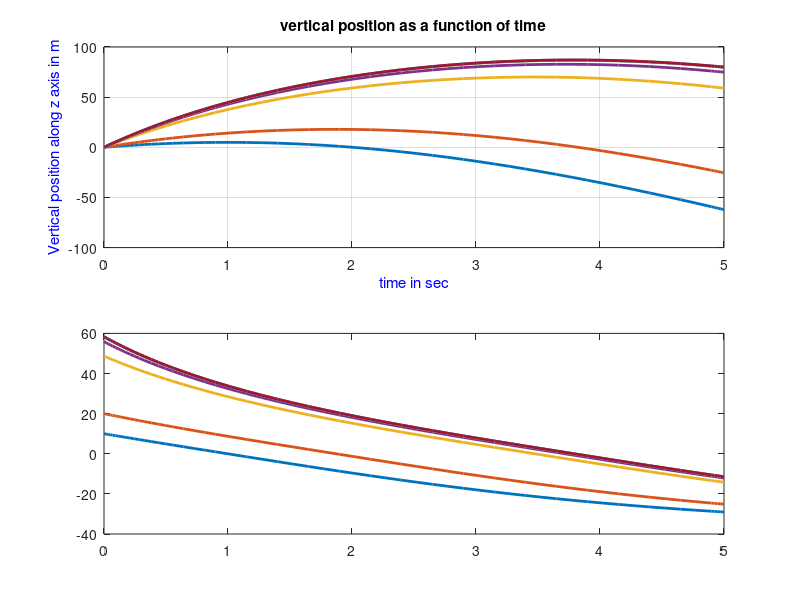

Here is the MATLAB script that generated this plot: (Note: this script raises an error after producing the figure.)
clear all;
close all;
clc

m = 3;
g = 9.8;
k = 0.0216;
ti = 0;
tf = 5;

zi = 0;
zf_target=80;

v(1) = 10;  %first guess for initial velocity
v(2) = 20;  %second guess for initial velocity

f=@(t,y) [y(2); -g+(-1)^(y(2)>0)*(k/m)*y(2)^2]; 
rb=@(z) (z-zf_target);  %difference between current and final value

for j = 1:50
    [t,y] = ode45(f,[ti tf], [zi; v(j)]);
    zb(j) = y(end,1);
    
    subplot(211); plot(t,y(:,1), 'LineWidth', 2); hold on; %position
    subplot(212); plot(t,y(:,2), 'LineWidth', 2); hold on;  %velocity
    %pause(2); %pause for 2sec to animate
    
    if abs(rb(zb(j)))<0.001 %call the func rb, check difference
        break;
    end
    if(j>1)
        v(j+1)=v(j)-rb(zb(j))*(v(j)-v(j-1))/(rb(zb(j))-rb(zb(j-1)));
    end
end

subplot(211); grid on;
title('vertical position as a function of time');
xlabel('time in sec', 'color', 'b');
ylabel('Vertical position along z axis in m','Color','b');
for i=1:j str(i)="Guess-"+num2str(i);end 
legend(str,'Location','Southwest');

subplot(212);
grid on
title('Velocity as function of time');
xlabel('time in sec', 'color', 'b');
ylabel('Velocity in m/s','Color','b');
legend(str,'Location','Southwest');

hold off;
